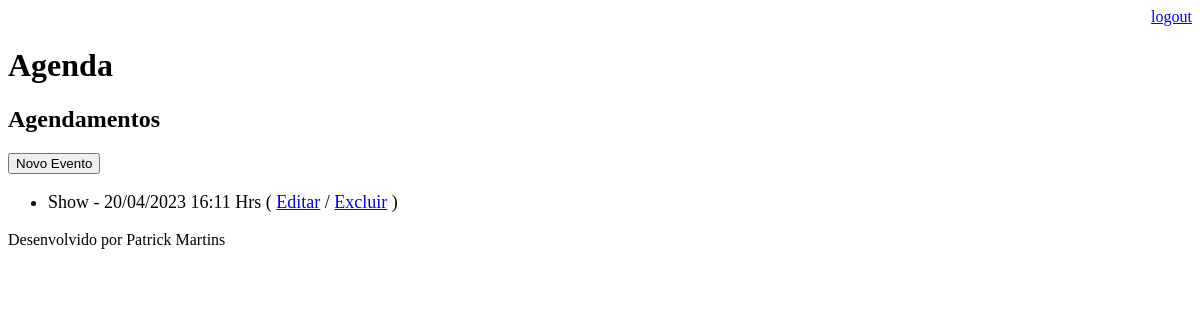
Page /agenda/ (signed in) on the earlier database version.
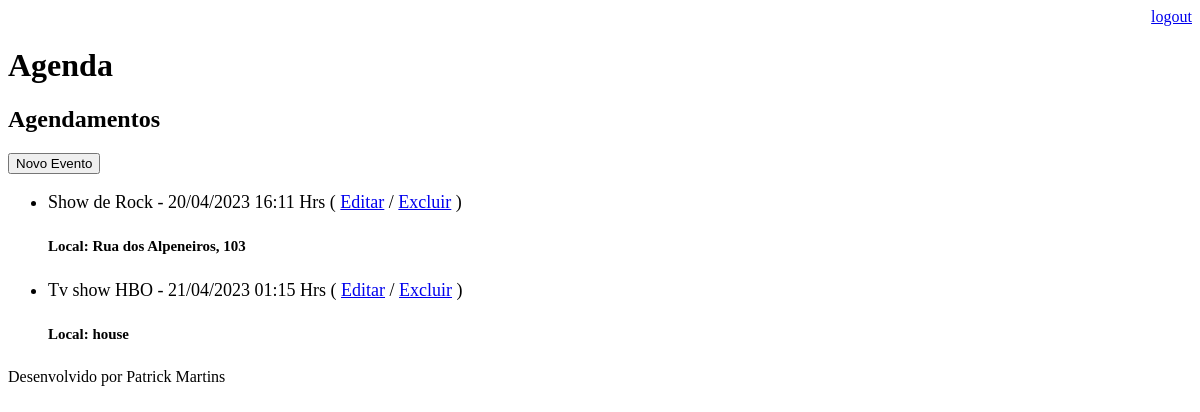
Same page on the later database version.
### core/models.py (models this page shows, shortened)
class Evento(models.Model):
    titulo = models.CharField(max_length=100)
    descricao = models.TextField(blank=True, null=True)
    data_evento = models.DateTimeField(verbose_name='Data do Evento')
    data_criacao = models.DateTimeField(auto_now=True, verbose_name='Data de Criação')
    local = models.CharField(max_length=100, blank=True, null=True)
    usuario = models.ForeignKey(User, on_delete=models.CASCADE)
    class Meta:
        db_table = 'evento'
    def get_data_evento(self):
        return self.data_evento.strftime('%d/%m/%Y %H:%M Hrs')
    def get_evento_atrasado(self):
        if self.data_evento < datetime.now():
            return True
        else:
            return False

### core/views.py (the view)
# urls.py: path('agenda/', views.lista_eventos),
@login_required(login_url='/login/')
def lista_eventos(request):
    usuario = request.user
    data_atual = datetime.now() - timedelta(hours=1)
    evento = Evento.objects.filter(usuario=usuario,
                                   data_evento__gt=data_atual)
    dados = {'eventos': evento}
    return render(request, 'agenda.html', dados)

### template/agenda.html (shortened to what this page needs)
{% extends "model-page.html" %}
{% block content %}
<h2>Agendamentos</h2>
<a href="evento/">
    <button type="button">Novo Evento</button>
</a>
<ul style="font-size: 18px">
  {% for evento in eventos %}
  <li>
    <div style=>
      {{ evento.titulo }} - {{ evento.get_data_evento }}
      ( <a href="evento/?id={{ evento.id }}">Editar</a>
      / <a href="evento/delete/{{ evento.id }}">Excluir</a> )
    </div>
  </li>
    {%if evento.local != None%}
        <h5>Local: {{ evento.local }}</h5>
    {% endif %}
  {% endfor %}
</ul>
{% endblock %}

### template/model-page.html
<!DOCTYPE html>
<html lang="en">
<head>
    {% include "model-header.html" %}
</head>
<body>
    {% block content %} {% endblock %}
    {% include "model-footer.html" %}
</body>
</html>

### template/model-header.html (shortened to what this page needs)
<div align="right">
  <a href="/logout">logout</a>
</div>
<h1>Agenda</h1>

### template/model-footer.html
<p>Desenvolvido por Patrick Martins</p>

Differences in the rows shown:
changed Evento: titulo "Show" → "Show de Rock"; local (not shown) → "Rua dos Alpeneiros, 103"
added Evento: titulo "Tv show HBO", get_data_evento "21/04/2023 01:15 Hrs", local "house"
